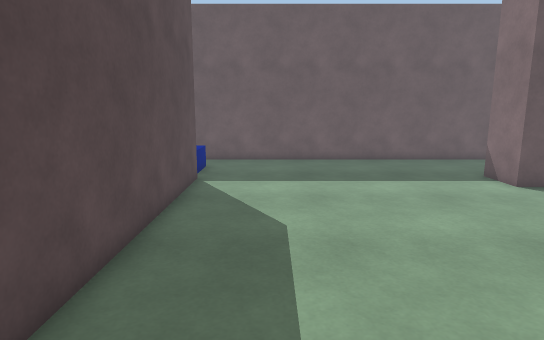
View 1 (above)

17 first-person views from a walk through a Unity game level. The camera is 1.4 m above the floor, tilts 10° down and sees 75° across. The floor is counted in squares, 0.5 m on a side. Each view is taken from the middle of a square. On the plan, view 1 faces up. The plan holds only what a view shows up to about 20 squares ahead; the rest is blank. The place goes on beyond the plan. The player character is not drawn. Surface patterns are stand-ins for the level's own textures.

View 2
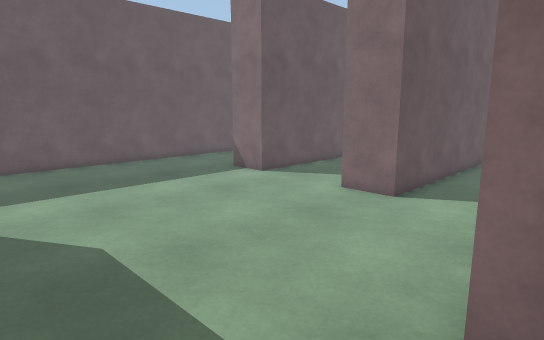

View 3
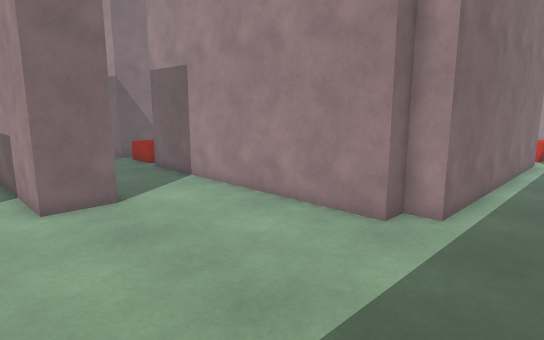

View 4
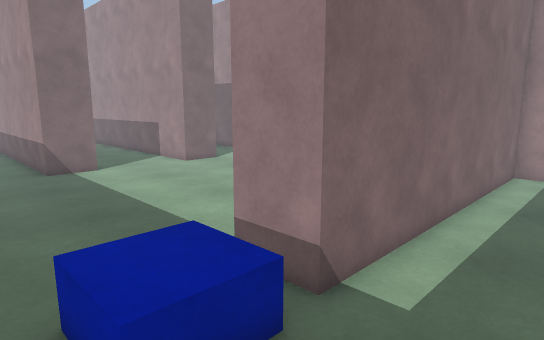

View 5
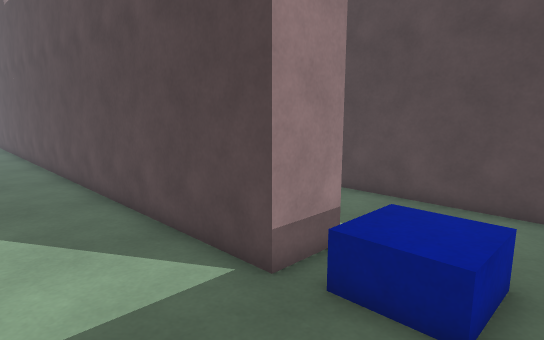

View 6
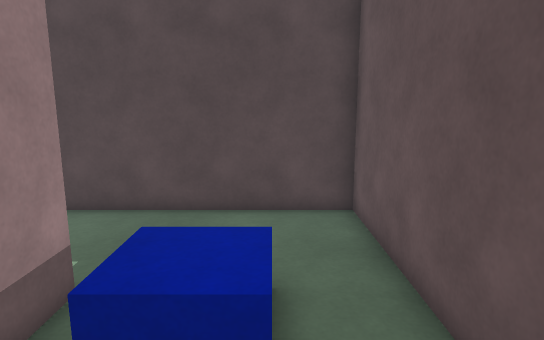

View 7
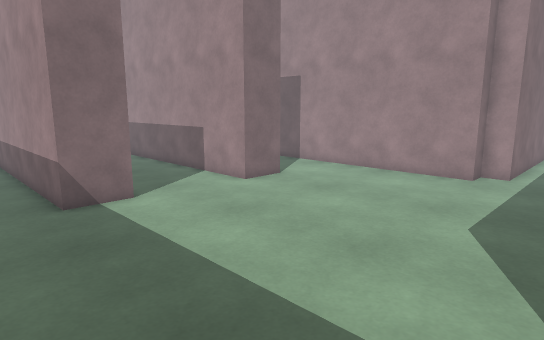

View 8
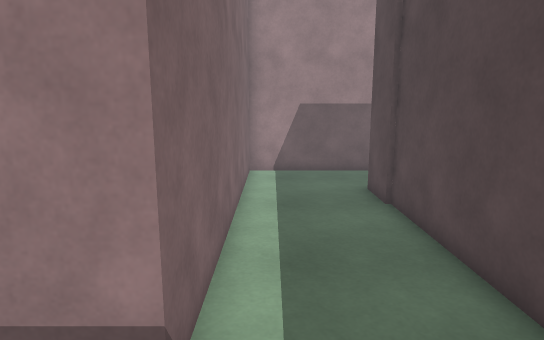

View 9
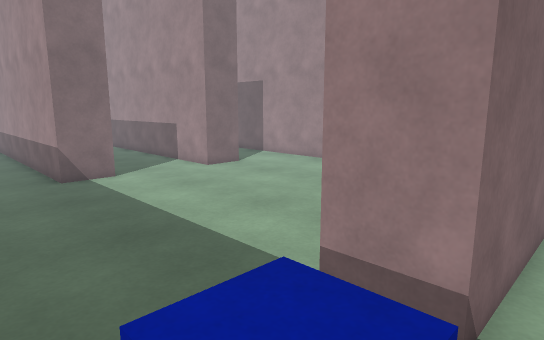

View 10
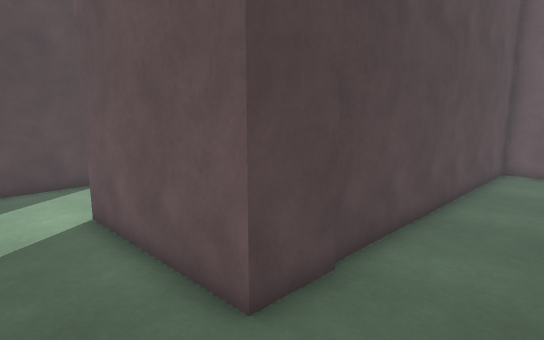

View 11
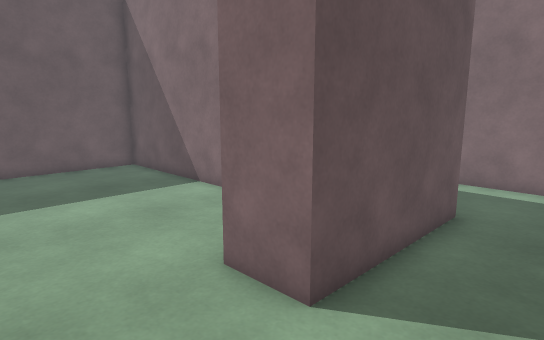

View 12
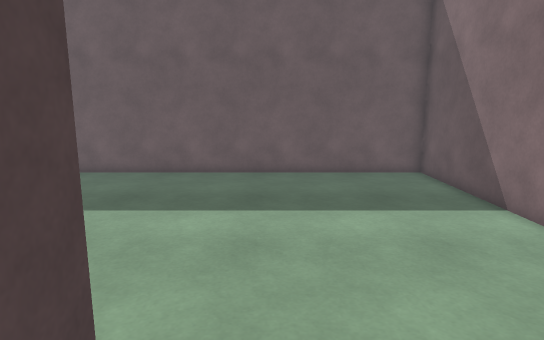

View 13
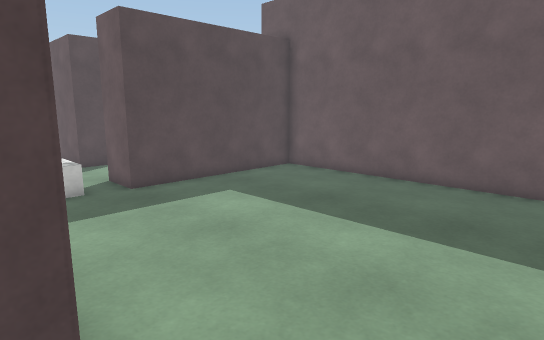

View 14
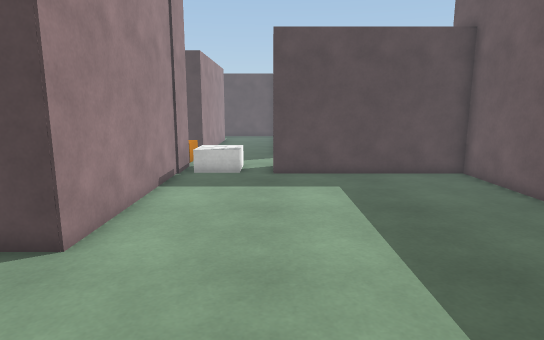

View 15
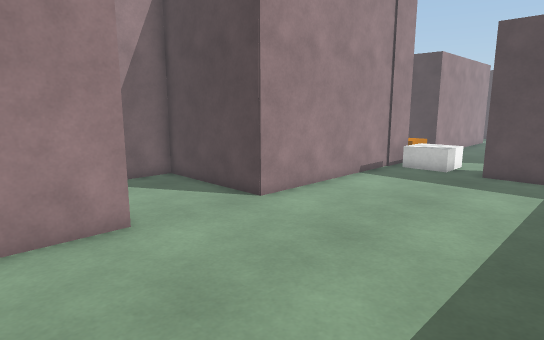

View 16
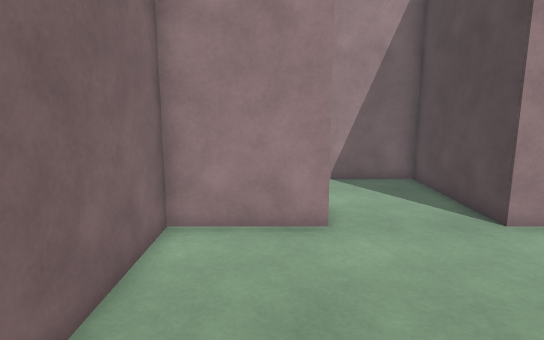

View 17
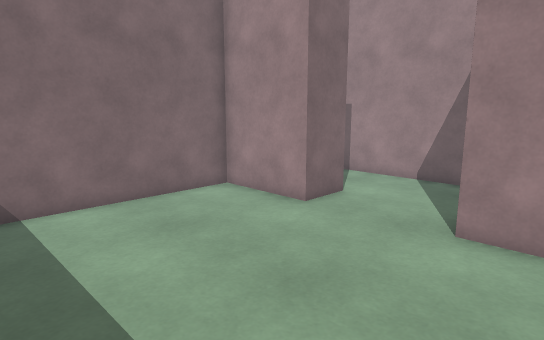

### Floor plan
Points are (right, up) in squares from view 1. A wall is a line through its corners. A room is listed if a view was taken in it or the views show most of it. See-through windows are left out.
Room 1 (views 1, 2, 3, 4, 5, 6, 7, 8, 9)
walls: (-5, 14) (-3, 14) (-3, -6.5); (12.5, 12.4) (8.8, 12.4) (8.8, 14.4) (12.5, 14.4); (12.5, 6) (8.5, 6) (8.5, 8) (12.5, 8); (11.8, 19.2) (-9.5, 19.2) (-9.5, 15.5); (1, -6.5) (1, 1) (2, 1) (2, 2) (12.5, 2)
ways out: opening at (-7, 15.3) to room 2
objects: blue cube (-5, 15) to (-3, 17)
Room 2 (views 10, 11, 12, 13, 14, 15, 16, 17)
walls: (-9.3, 7) (-9.3, 4.9) (-15.3, 4.9) (-15.3, 6.9) (-11.5, 6.9) (-11.5, 19.2) (-28, 19.2) (-28, 11.1) (-29.5, 11.1); (-9.5, 15.5) (-9.5, 6.9); (-10.4, 1.2) (-5, 1.2) (-5, 14); (-29.5, 6.9) (-19.6, 6.9) (-19.6, 1.2) (-12.9, 1.2)
ways out: opening at (-7, 15.3) to room 1
objects: other object (-29, 8) to (-28, 9)

Where each view was taken, in squares from view 1:
view 1: 0 up, 0 right, facing up
view 2: 1 up, 2 left, facing up-right
view 3: 10 up, 2 left, facing down-right
view 4: 18 up, 8 left, facing down-right
view 5: 18 up, 1 right, facing down-left
view 6: 17 up, 0 right, facing left
view 7: 17 up, 2 left, facing down-right
view 8: 17 up, 6 left, facing down
view 9: 18 up, 6 left, facing down-right
view 10: 2 up, 6 left, facing up-left
view 11: 2 up, 19 left, facing up-right
view 12: 4 up, 18 left, facing up
view 13: 6 up, 16 left, facing up-left
view 14: 11 up, 13 left, facing left
view 15: 15 up, 12 left, facing down-left
view 16: 15 up, 14 left, facing down
view 17: 15 up, 22 left, facing down-right
